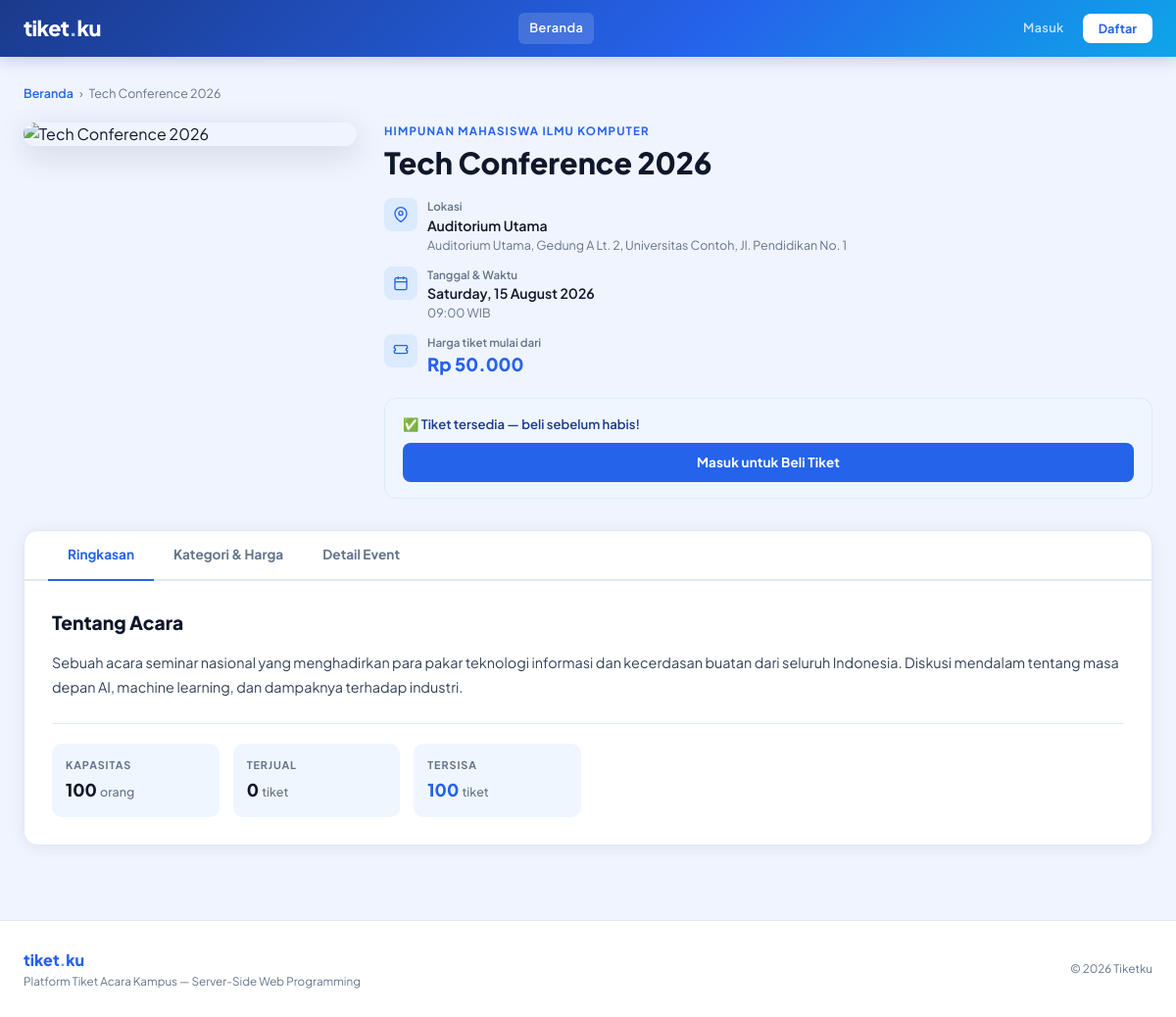
The page /public/index.php?controller=event&action=detail&id=1 on the database its author committed.
### tables this page shows
CREATE TABLE IF NOT EXISTS events (
    id              INT AUTO_INCREMENT PRIMARY KEY,
    name            VARCHAR(150) NOT NULL,
    event_date      DATETIME NOT NULL,
    venue           VARCHAR(200),
    description     TEXT,
    image_url       VARCHAR(500),
    location_detail VARCHAR(300),
    capacity        INT DEFAULT 0,
    price           DECIMAL(10,2) DEFAULT 0,
    organizer_id    INT NOT NULL,
    created_at      TIMESTAMP DEFAULT CURRENT_TIMESTAMP,
    FOREIGN KEY (organizer_id) REFERENCES organizers(id) ON DELETE CASCADE
);

CREATE TABLE IF NOT EXISTS organizers (
    id            INT AUTO_INCREMENT PRIMARY KEY,
    name          VARCHAR(100) NOT NULL,
    contact_email VARCHAR(100),
    created_at    TIMESTAMP DEFAULT CURRENT_TIMESTAMP
);

### controllers/EventController.php (called while the page is built, shortened)
<?php
require_once __DIR__ . '/../models/Event.php';
class EventController {
    private $event;
    public function __construct($db) {
        $this->event     = new Event($db);
    }
    public function detail() {
        $this->event->id = $_GET['id'];
        if (!$this->event->readOne()) {
            header("Location: /event_ticketing/public/index.php?controller=event&action=index");
            exit;
        }
        $event      = $this->event;
        require_once __DIR__ . '/../views/events/detail.php';
    }
}
?>

### models/Event.php (called while the page is built, shortened)
<?php
class Event {
    private $conn;
    private $table_name = "events";
    public $id;
    public function __construct($db) {
        $this->conn = $db;
    }
    public function readOne() {
        $query = "SELECT e.*, o.name as organizer_name
                  FROM " . $this->table_name . " e
                  LEFT JOIN organizers o ON e.organizer_id = o.id
                  WHERE e.id = ? LIMIT 0,1";
        $stmt = $this->conn->prepare($query);
        $stmt->bindParam(1, $this->id);
        $stmt->execute();
        $row = $stmt->fetch(PDO::FETCH_ASSOC);
        if ($row) {
            $this->name            = $row['name'];
            $this->event_date      = $row['event_date'];
            $this->venue           = $row['venue'];
            $this->description     = $row['description']     ?? '';
            $this->image_url       = $row['image_url']       ?? '';
            $this->location_detail = $row['location_detail'] ?? '';
            $this->capacity        = $row['capacity'];
            $this->price           = $row['price'];
            $this->organizer_name  = $row['organizer_name'];
            return true;
        }
        return false;
    }
    public function getConfirmedTicketsCount() {
        $query = "SELECT COALESCE(SUM(qty), 0) as count FROM tickets
                WHERE event_id = ? AND status IN ('confirmed', 'pending')";
        $stmt  = $this->conn->prepare($query);
        $stmt->bindParam(1, $this->id);
        $stmt->execute();
        $row = $stmt->fetch(PDO::FETCH_ASSOC);
        return $row['count'];
    }
}
?>

### views/events/detail.php (the view, shortened to what this page needs)
<?php ob_start();
$img = !empty($event->image_url) ? $event->image_url
     : 'https://images.unsplash.com/photo-1540575467063-178a50c2df87?w=900&q=80';
$tab = $_GET['tab'] ?? 'ringkasan';
?>
<div style="display:flex;align-items:center;gap:6px;margin-bottom:20px;font-size:0.78rem;color:var(--muted);">
    <a href="?controller=event&action=index" style="color:var(--blue-mid);text-decoration:none;font-weight:600;">Beranda</a>
    <span>›</span>
    <span><?= htmlspecialchars($event->name) ?></span>
</div>
<div style="display:flex;gap:28px;align-items:flex-start;flex-wrap:wrap;margin-bottom:32px;">
    <div style="flex:0 0 auto;width:340px;max-width:100%;">
        <div style="border-radius:14px;overflow:hidden;box-shadow:0 8px 32px rgba(15,23,42,0.15);">
            <img src="<?= htmlspecialchars($img) ?>"
                 alt="<?= htmlspecialchars($event->name) ?>"
                 style="width:100%;display:block;object-fit:cover;max-height:380px;"
                 onerror="this.src='https://images.unsplash.com/photo-1540575467063-178a50c2df87?w=600&q=70'">
        </div>
    </div>
    <div style="flex:1;min-width:260px;">
        <p style="font-size:0.72rem;font-weight:700;letter-spacing:0.1em;text-transform:uppercase;color:var(--blue-mid);margin-bottom:6px;"><?= htmlspecialchars($event->organizer_name ?? '') ?></p>
        <h1 style="font-size:1.9rem;font-weight:800;color:var(--ink);line-height:1.2;margin-bottom:18px;"><?= htmlspecialchars($event->name) ?></h1>
        <div style="display:flex;flex-direction:column;gap:12px;margin-bottom:20px;">
            <div style="display:flex;align-items:flex-start;gap:10px;">
                <div style="width:34px;height:34px;border-radius:8px;background:var(--blue-pale);display:flex;align-items:center;justify-content:center;flex-shrink:0;">
                    <svg width="16" height="16" viewBox="0 0 24 24" fill="none" stroke="var(--blue-mid)" stroke-width="2"><path d="M21 10c0 7-9 13-9 13s-9-6-9-13a9 9 0 0118 0z"/><circle cx="12" cy="10" r="3"/></svg>
                </div>
                <div>
                    <p style="font-size:0.72rem;color:var(--muted);font-weight:600;">Lokasi</p>
                    <p style="font-size:0.88rem;color:var(--ink);font-weight:600;"><?= htmlspecialchars($event->venue) ?></p>
                    <?php if (!empty($event->location_detail)): ?>
                    <p style="font-size:0.78rem;color:var(--muted);"><?= htmlspecialchars($event->location_detail) ?></p>
                    <?php endif; ?>
                </div>
            </div>
            <div style="display:flex;align-items:flex-start;gap:10px;">
                <div style="width:34px;height:34px;border-radius:8px;background:var(--blue-pale);display:flex;align-items:center;justify-content:center;flex-shrink:0;">
                    <svg width="16" height="16" viewBox="0 0 24 24" fill="none" stroke="var(--blue-mid)" stroke-width="2"><rect x="3" y="4" width="18" height="18" rx="2"/><line x1="16" y1="2" x2="16" y2="6"/><line x1="8" y1="2" x2="8" y2="6"/><line x1="3" y1="10" x2="21" y2="10"/></svg>
                </div>
                <div>
                    <p style="font-size:0.72rem;color:var(--muted);font-weight:600;">Tanggal & Waktu</p>
                    <p style="font-size:0.88rem;color:var(--ink);font-weight:600;"><?= date('l, d F Y', strtotime($event->event_date)) ?></p>
                    <p style="font-size:0.78rem;color:var(--muted);"><?= date('H:i', strtotime($event->event_date)) ?> WIB</p>
                </div>
            </div>
            <div style="display:flex;align-items:flex-start;gap:10px;">
                <div style="width:34px;height:34px;border-radius:8px;background:var(--blue-pale);display:flex;align-items:center;justify-content:center;flex-shrink:0;">
                    <svg width="16" height="16" viewBox="0 0 24 24" fill="none" stroke="var(--blue-mid)" stroke-width="2"><path d="M2 6a2 2 0 012-2h16a2 2 0 012 2v2a2 2 0 100 4v2a2 2 0 01-2 2H4a2 2 0 01-2-2v-2a2 2 0 100-4V6z"/></svg>
                </div>
                <div>
                    <p style="font-size:0.72rem;color:var(--muted);font-weight:600;">Harga tiket mulai dari</p>
                    <p style="font-size:1.15rem;font-weight:800;color:var(--blue-mid);">Rp <?= number_format($event->price,0,',','.') ?></p>
                </div>
            </div>
        </div>
        <div style="background:var(--blue-xpale);border:1.5px solid var(--blue-pale);border-radius:12px;padding:16px 18px;">
            <?php
            $soldFromTickets = $event->getConfirmedTicketsCount();
            $totalSold  = $soldFromTickets;
            $remaining  = $event->capacity - $soldFromTickets;
            ?>
            <p style="font-size:0.82rem;color:var(--blue-deep);font-weight:600;margin-bottom:10px;">
                <?= $remaining > 0 ? "✅ Tiket tersedia — beli sebelum habis!" : "🚫 Tiket Sold Out!" ?>
            </p>
            <?php if ($remaining <= 0): ?>
                <button disabled style="width:100%;padding:10px;background:#CBD5E1;color:#94A3B8;border:none;border-radius:8px;font-weight:700;font-size:0.9rem;cursor:not-allowed;">
                    🚫 Tiket Habis
                </button>
            <?php elseif (isset($_SESSION['user_id'])): ?>
                <a href="?controller=ticket&action=create&event_id=<?= $event->id ?>" class="btn-primary" style="width:100%;justify-content:center;padding:10px;">
                    Beli Tiket Sekarang
                </a>
            <?php else: ?>
                <a href="?controller=auth&action=login" class="btn-primary" style="width:100%;justify-content:center;padding:10px;">
                    Masuk untuk Beli Tiket
                </a>
            <?php endif; ?>
        </div>
    </div>
</div>
<div style="background:#fff;border-radius:14px;border:1px solid var(--border);overflow:hidden;box-shadow:var(--shadow-card);">
    <div style="padding:0 24px;border-bottom:2px solid var(--border);">
        <div style="display:flex;gap:0;">
            <?php foreach (['ringkasan'=>'Ringkasan','kategori'=>'Kategori &amp; Harga','detail'=>'Detail Event'] as $key => $label): ?>
            <button onclick="switchTab('<?= $key ?>')"
                id="tab-btn-<?= $key ?>"
                style="padding:14px 20px;font-size:0.85rem;font-weight:700;border:none;background:transparent;cursor:pointer;border-bottom:2.5px solid transparent;margin-bottom:-2px;color:var(--muted);transition:all 0.18s;white-space:nowrap;<?= $tab===$key?'color:var(--blue-mid);border-bottom-color:var(--blue-mid);':'' ?>">
                <?= $label ?>
            </button>
            <?php endforeach; ?>
        </div>
    </div>
    <div style="padding:28px;">
        <div id="panel-ringkasan" style="display:<?= $tab==='ringkasan'?'block':'none' ?>;">
            <h2 style="font-size:1.2rem;font-weight:800;color:var(--ink);margin-bottom:14px;">Tentang Acara</h2>
            <?php if (!empty($event->description)): ?>
            <p style="color:var(--ink-soft);font-size:0.9rem;line-height:1.75;"><?= nl2br(htmlspecialchars($event->description)) ?></p>
            <?php else: ?>
            <p style="color:var(--muted);font-size:0.88rem;">Deskripsi acara belum tersedia.</p>
            <?php endif; ?>
            <div style="display:grid;grid-template-columns:repeat(auto-fill,minmax(160px,1fr));gap:14px;margin-top:24px;padding-top:20px;border-top:1px solid var(--border);">
                <div style="background:var(--blue-xpale);border-radius:10px;padding:14px;">
                    <p style="font-size:0.68rem;font-weight:700;letter-spacing:0.08em;text-transform:uppercase;color:var(--muted);margin-bottom:4px;">Kapasitas</p>
                    <p style="font-size:1.1rem;font-weight:800;color:var(--ink);"><?= number_format($event->capacity) ?> <span style="font-size:0.78rem;font-weight:500;color:var(--muted);">orang</span></p>
                </div>
                <div style="background:var(--blue-xpale);border-radius:10px;padding:14px;">
                    <p style="font-size:0.68rem;font-weight:700;letter-spacing:0.08em;text-transform:uppercase;color:var(--muted);margin-bottom:4px;">Terjual</p>
                    <p style="font-size:1.1rem;font-weight:800;color:var(--ink);"><?= $totalSold ?> <span style="font-size:0.78rem;font-weight:500;color:var(--muted);">tiket</span></p>
                </div>
                <div style="background:var(--blue-xpale);border-radius:10px;padding:14px;">
                    <p style="font-size:0.68rem;font-weight:700;letter-spacing:0.08em;text-transform:uppercase;color:var(--muted);margin-bottom:4px;">Tersisa</p>
                    <p style="font-size:1.1rem;font-weight:800;color:<?= $remaining>0?'var(--blue-mid)':'var(--danger)' ?>;"><?= $remaining ?> <span style="font-size:0.78rem;font-weight:500;color:var(--muted);">tiket</span></p>
                </div>
            </div>
        </div>
    </div>
</div>
<?php $content = ob_get_clean(); require_once __DIR__ . '/../layouts/main.php'; ?>

### views/layouts/main.php (style rules this page uses)
:root { --white: #FFFFFF; --bg: #F0F4FF; --bg-card: #FFFFFF; --border: #E2E8F4; --blue-deep: #1B3A8C; --blue-mid: #2563EB; --blue-soft: #3B82F6; --blue-light: #60A5FA; --blue-pale: #DBEAFE; --blue-xpale: #EFF6FF; --cyan: #0EA5E9; --ink: #0F172A; --ink-soft: #334155; --muted: #64748B; --muted-light: #94A3B8; --success: #10B981; --warning: #F59E0B; --danger: #EF4444; --grad-main: linear-gradient(135deg, #1B3A8C 0%, #2563EB 60%, #0EA5E9 100%); --grad-card: linear-gradient(135deg, #1e40af 0%, #3b82f6 100%); --shadow-blue: 0 4px 20px rgba(37,99,235,0.18); --shadow-card: 0 2px 16px rgba(15,23,42,0.07); }
*, *::before, *::after { box-sizing: border-box; margin: 0; padding: 0; }
html { height: 100%; }
body { font-family: 'Plus Jakarta Sans', sans-serif; background: var(--bg); color: var(--ink); min-height: 100vh; display: flex; flex-direction: column; }
.btn-primary { background: var(--blue-mid); color: #fff; padding: 0.55rem 1.3rem; border-radius: 8px; font-weight: 700; font-size: 0.84rem; border: none; cursor: pointer; text-decoration: none; display: inline-flex; align-items: center; gap: 6px; transition: all 0.18s; letter-spacing: 0.01em; }

### rows shown on the page
events: name "Tech Conference 2026", organizer.name "HIMPUNAN MAHASISWA ILMU KOMPUTER", venue "Auditorium Utama", location_detail "Auditorium Utama, Gedung A Lt. 2, Universitas Contoh, Jl. Pendidikan No. 1", event_date "Saturday, 15 August 2026", event_date "09:00", price "50.000", description "Sebuah acara seminar nasional yang menghadirkan para pakar teknologi informasi dan kecerdasan buatan dari seluruh Indonesia. Diskusi mendalam tentang masa depan AI, machine learning, dan dampaknya terhadap industri.", capacity "100"

### other values the page prints
$label "Ringkasan"
$label "Kategori & Harga"
$label "Detail Event"
$totalSold "0"
